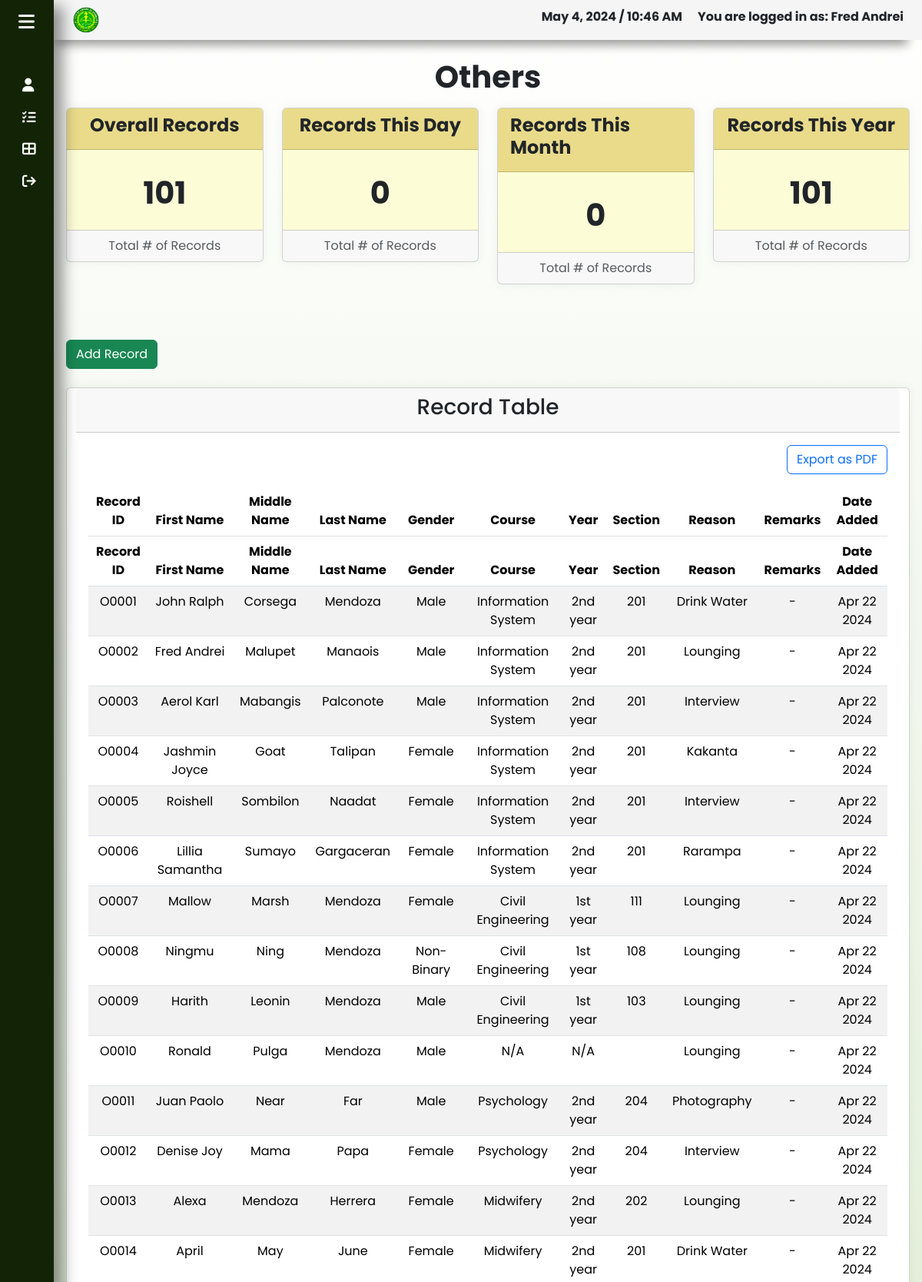
The app's page /records-other.php (signed in, upper part) with its own data.
### tables this page shows
CREATE TABLE `others` (
  `record_ID` varchar(11) NOT NULL,
  `firstName` varchar(45) NOT NULL,
  `middleName` varchar(45) NOT NULL,
  `lastName` varchar(45) NOT NULL,
  `gender` varchar(45) NOT NULL,
  `course` varchar(45) NOT NULL,
  `year` varchar(45) NOT NULL,
  `section` varchar(45) NOT NULL,
  `reason` varchar(255) NOT NULL,
  `status` varchar(45) NOT NULL,
  `remarks` varchar(255) NOT NULL,
  `date` datetime NOT NULL DEFAULT current_timestamp()
);

### functions.php (called while the page is built, shortened)
<?php
    function getOtherRecordsCurrentDay($conn) {
        $currentDate = date('Y-m-d');
        $queryOther = "SELECT * FROM others WHERE DATE(date) = '$currentDate'";
        if ($resultOther = mysqli_query($conn, $queryOther)) {
            $otherRowCount = mysqli_num_rows($resultOther);
            return $otherRowCount;
        } else {
            return false;
        }
    }
    function getOtherRecordsCurrentMonth($conn) {
        $currentMonth = date('m');
        $currentYear = date('Y');
        $queryOther = "SELECT * FROM others WHERE MONTH(date) = $currentMonth AND YEAR(date) = $currentYear";
        if ($resultOther = mysqli_query($conn, $queryOther)) {
            $otherRowCount = mysqli_num_rows($resultOther);
            return $otherRowCount;
        } else {
            return false;
        }
    }
    function getOtherRecordsCurrentYear($conn) {
        $currentYear = date('Y');
        $queryOther = "SELECT * FROM others WHERE YEAR(date) = $currentYear";
        if ($resultOther = mysqli_query($conn, $queryOther)) {
            $otherRowCount = mysqli_num_rows($resultOther);
            return $otherRowCount;
        } else {
            return false;
        }
    }
    function getOtherRecords($conn){
        $queryOther = "SELECT * FROM others";
        if ($resultOther = mysqli_query($conn,$queryOther)) {
            $OtherRowCount = mysqli_num_rows($resultOther);
            return $OtherRowCount;
        }
        else{
            return false;
        }
    }
?>

### records-other.php (the view, shortened to what this page needs)
<?php
    include('dbConnection.php');
    include('functions.php');
    $queryOther = "SELECT * FROM others";
    $resultOther = mysqli_query($conn, $queryOther);
    $totalOtherRecord = getOtherRecords($conn);
    $totalOtherToday = getOtherRecordsCurrentDay($conn);
    $totalOtherRecordMonth = getOtherRecordsCurrentMonth($conn);
    $totalOtherRecordYear = getOtherRecordsCurrentYear($conn);
?>
<!DOCTYPE html>
<html lang="en">
<head>
    <link rel="stylesheet" href="css/bootstrap.min.css">
    <link rel="stylesheet" href="assets/fontawesome/css/all.css">
    <link href="https://cdn.lineicons.com/4.0/lineicons.css" rel="stylesheet">
    <link rel="stylesheet" href="https://cdn.datatables.net/2.0.5/css/dataTables.dataTables.min.css">
    <link rel="stylesheet" href="assets/DataTables/css/dataTables.dataTables.css">
    <link rel="stylesheet" href="css/records-loa.css">
</head>
<body>
    <div class="wrapper">
        <aside id="sidebar" style="position: fixed; height: 100%; box-shadow: 14px 6px 18px -2px rgba(0,0,0,0.42); -webkit-box-shadow: 14px 6px 18px -2px rgba(0,0,0,0.42); -moz-box-shadow: 14px 6px 18px -2px rgba(0,0,0,0.42);">
            <div class="d-flex">
                <button class="toggle-btn" type="button">
                    <i class="fa-solid fa-bars"></i> </button>
            </div>
            <ul class="sidebar-nav">
                <li class="sidebar-item">
                    <a href="staffProfile.php" class="sidebar-link">
                        <i class="fa-solid fa-user"></i>
                    </a>
                </li>
                <li class="sidebar-item">
                    <a href="home.php" class="sidebar-link">
                        <i class="fa-solid fa-list-check"></i>
                    </a>
                </li>
                <li class="sidebar-item">
                    <a href="#" class="sidebar-link collapsed has-dropdown" data-bs-toggle="collapse"
                        data-bs-target="#multi" aria-expanded="false" aria-controls="multi">
                        <i class="fa-solid fa-table-cells-large"></i>
                    </a>
                </li>
                <li class="sidebar-item">
                    <a role="button" class="sidebar-link" onclick="confirmLogout()">
                        <i class="fa-solid fa-arrow-right-from-bracket"></i>
                    </a>
                </li>
            </ul>
        </aside>
        <div class="main" style="margin-left: 70px">
            <nav class="navbar d-flex px-4 py-2" style="background-color: #f5f5f5; box-shadow: -8px 17px 14px -11px rgba(0,0,0,0.42); -webkit-box-shadow: -8px 17px 14px -11px rgba(0,0,0,0.42); -moz-box-shadow: -8px 17px 14px -11px rgba(0,0,0,0.42);">
                <a href="home.php"><img src="images/kld-logo.png" alt="" class="img-fluid" style="max-width: 3vw;"></a>
                <p id="currentTime" class="h6 fw-bold ms-auto" style="margin-right: 20px">Time</p>
                <p class="h6 fw-bold">You are logged in as: <?php echo $_SESSION['userSession'] ?></p>
            </nav>
            <main class="content px-3 py-4">
                <p class="h1 mb-3 fw-bold text-center">Others</p>
                <div class="row">
                    <div class="col-lg-3 col-md-6 col-sm-8 mb-4">
                        <div class="card w-100 mx-auto">
                            <div class="card-header statistics" style="background-color: rgba(211, 183, 23, 0.5)">
                                <p class="fw-bold h4 d-flex justify-content-center">Overall Records</p>
                            </div>
                            <div class="card-body statistics-body" style="background-color: rgba(244, 246, 107, 0.28)">
                                <p class="fw-bold h1 d-flex justify-content-center align-items-center pt-3"><?php echo $totalOtherRecord ?></p>
                            </div>
                            <div class="card-footer">
                                <span class="text-muted d-flex justify-content-center">Total # of Records</span>
                            </div>
                        </div>
                    </div>
                    <div class="col-lg-3 col-md-6 col-sm-8 mb-4">
                        <div class="card w-100 mx-auto">
                            <div class="card-header statistics" style="background-color: rgba(211, 183, 23, 0.5)">
                                <p class="fw-bold h4 d-flex justify-content-center">Records This Day</p>
                            </div>
                            <div class="card-body statistics-body" style="background-color: rgba(244, 246, 107, 0.28)">
                                <p class="fw-bold h1 d-flex justify-content-center align-items-center pt-3"><?php echo $totalOtherToday ?></p>
                            </div>
                            <div class="card-footer">
                                <span class="text-muted d-flex justify-content-center">Total # of Records</span>
                            </div>
                        </div>
                    </div>
                    <div class="col-lg-3 col-md-6 col-sm-8 mb-4">
                        <div class="card w-100 mx-auto">
                            <div class="card-header statistics" style="background-color: rgba(211, 183, 23, 0.5)">
                                <p class="fw-bold h4 d-flex justify-content-center">Records This Month</p>
                            </div>
                            <div class="card-body statistics-body" style="background-color: rgba(244, 246, 107, 0.28)">
                                <p class="fw-bold h1 d-flex justify-content-center align-items-center pt-3"><?php echo $totalOtherRecordMonth ?></p>
                            </div>
                            <div class="card-footer">
                                <span class="text-muted d-flex justify-content-center">Total # of Records</span>
                            </div>
                        </div>
                    </div>
                    <div class="col-lg-3 col-md-6 col-sm-8 mb-4">
                        <div class="card w-100 mx-auto">
                            <div class="card-header statistics" style="background-color: rgba(211, 183, 23, 0.5)">
                                <p class="fw-bold h4 d-flex justify-content-center align-items-center">Records This Year</p>
                            </div>
                            <div class="card-body statistics-body" style="background-color: rgba(244, 246, 107, 0.28)">
                                <p class="fw-bold h1 d-flex justify-content-center align-items-center pt-3"><?php echo $totalOtherRecordYear ?></p>
                            </div>
                            <div class="card-footer">
                                <span class="text-muted d-flex justify-content-center">Total # of Records</span>
                            </div>
                        </div>
                    </div>
                    <div class="row mt-5">
                        <div class="col-lg-4 col-md-4 mb-4">
                            <div class="button">
                                <button class="btn btn-success" data-bs-toggle="modal" data-bs-target="#addRecord">Add Record</button>
                            </div>
                        </div>
                    </div>
                    <div class="row mx-auto">
                        <div class="card text-center">
                            <div class="card-header mb-n5">
                                <p class="h3">Record Table</p>
                            </div>
                            <div class="card-body">
                                <form action="export-pdf.php" method="POST">
                                    <input type="submit" name="exportOther" class="btn btn-outline-primary d-flex ms-auto mb-3" value="Export as PDF">
                                </form>
                                <div class="table-responsive">
                                    <table id="other-table" class="table table-striped data-table text-center" style="width: 100%">
                                        <thead>
                                            <tr>
                                                <th class="text-center">Record ID</th>
                                                <th class="text-center">First Name</th>
                                                <th class="text-center">Middle Name</th>
                                                <th class="text-center">Last Name</th>
                                                <th class="text-center">Gender</th>
                                                <th class="text-center">Course</th>
                                                <th class="text-center">Year</th>
                                                <th class="text-center">Section</th>
                                                <th class="text-center">Reason</th>
                                                <th class="text-center">Remarks</th>
                                                <th class="text-center">Date Added</th>
                                            </tr>
                                        </thead>
                                        <tbody>
                                            <tr>
                                                <?php
                                                    while($row = mysqli_fetch_assoc($resultOther)) {
                                                ?>
                                                <td><?php echo $row['record_ID']?></td>
                                                <td class="firstName"><?php echo $row['firstName']?></td>
                                                <td class="middleName"><?php echo $row['middleName']?></td>
                                                <td class="lastName"><?php echo $row['lastName']?></td>
                                                <td class="gender"><?php echo $row['gender']?></td>
                                                <td class="course"><?php echo $row['course']?></td>
                                                <td class="year"><?php echo $row['year']?></td>
                                                <td class="section"><?php echo $row['section']?></td>
                                                <td class="reason"><?php echo $row['reason']?></td>
                                                <td class="remarks"><?php echo $row['remarks']?></td>
                                                <td class="text-center"><?php echo date('M d Y', strtotime($row['date']))?></td>
                                            </tr>
                                            <?php
                                                }
                                            ?>
                                        </tbody>
                                    </table>
                                </div>
                            </div>
                        </div>
                    </div>
                </div>
            </main>
        </div>
    </div>
</body>
</html>

### assets/DataTables/DataTables-2.0.4/css/dataTables.dataTables.css (style rules this page uses)
:root { --dt-row-selected: 13, 110, 253; --dt-row-selected-text: 255, 255, 255; --dt-row-selected-link: 9, 10, 11; --dt-row-stripe: 0, 0, 0; --dt-row-hover: 0, 0, 0; --dt-column-ordering: 0, 0, 0; --dt-html-background: white; }

### css/records-loa.css (style rules this page uses)
a { text-decoration: none; }
li { list-style: none; }
body { font-family: 'Poppins', sans-serif; }
.wrapper { display: flex; }
.main { display: flex; flex-direction: column; min-height: 100vh; width: 100%; overflow: hidden; transition: all 0.35s ease-in-out; background: rgb(255,255,255); background: linear-gradient(180deg, rgba(255,255,255,1) 0%, rgba(110, 173, 61,1) 120%); min-width: 0; z-index:80; }
#sidebar { width: 70px; min-width: 70px; z-index: 1000; transition: all .25s ease-in-out; background-color:rgb(19, 36, 6); display: flex; flex-direction: column; }
.toggle-btn { background-color: transparent; cursor: pointer; border: 0; padding: 1rem 1.5rem; }
.toggle-btn i { font-size: 1.5rem; color: #FFF; }
.sidebar-nav { padding: 2rem 0; flex: 1 1 auto; }
a.sidebar-link { padding: .625rem 1.625rem; color: #FFF; display: block; font-size: 0.9rem; white-space: nowrap; border-left: 3px solid transparent; }
.sidebar-link i, .dropdown-item i { font-size: 1.1rem; margin-right: .75rem; }
.sidebar-item { position: relative; }
.navbar { background-color: #c5c5c5; box-shadow: 0 0 2rem 0 rgba(33, 37, 41, .1); }
.card { box-shadow: 0 0 .875rem 0 rgba(9, 13, 16, 0.05); }
.statistics { background-color: rgba(75, 255, 146, 0.5); }
.statistics-body { background-color: rgb(211, 183, 23); }

### records on screen
others: record_ID "O0001", firstName "John Ralph", middleName "Corsega", lastName "Mendoza", gender "Male", course "Information System", year "2nd year", section "201", reason "Drink Water", remarks "-", date "Apr 22 2024"
others: record_ID "O0002", firstName "Fred Andrei", middleName "Malupet", lastName "Manaois", gender "Male", course "Information System", year "2nd year", section "201", reason "Lounging", remarks "-", date "Apr 22 2024"
others: record_ID "O0003", firstName "Aerol Karl", middleName "Mabangis", lastName "Palconote", gender "Male", course "Information System", year "2nd year", section "201", reason "Interview", remarks "-", date "Apr 22 2024"
others: record_ID "O0004", firstName "Jashmin Joyce", middleName "Goat", lastName "Talipan", gender "Female", course "Information System", year "2nd year", section "201", reason "Kakanta", remarks "-", date "Apr 22 2024"
others: record_ID "O0005", firstName "Roishell", middleName "Sombilon", lastName "Naadat", gender "Female", course "Information System", year "2nd year", section "201", reason "Interview", remarks "-", date "Apr 22 2024"
others: record_ID "O0006", firstName "Lillia Samantha", middleName "Sumayo", lastName "Gargaceran", gender "Female", course "Information System", year "2nd year", section "201", reason "Rarampa", remarks "-", date "Apr 22 2024"
others: record_ID "O0007", firstName "Mallow", middleName "Marsh", lastName "Mendoza", gender "Female", course "Civil Engineering", year "1st year", section "111", reason "Lounging", remarks "-", date "Apr 22 2024"
others: record_ID "O0008", firstName "Ningmu", middleName "Ning", lastName "Mendoza", gender "Non-Binary", course "Civil Engineering", year "1st year", section "108", reason "Lounging", remarks "-", date "Apr 22 2024"
others: record_ID "O0009", firstName "Harith", middleName "Leonin", lastName "Mendoza", gender "Male", course "Civil Engineering", year "1st year", section "103", reason "Lounging", remarks "-", date "Apr 22 2024"
others: record_ID "O0010", firstName "Ronald", middleName "Pulga", lastName "Mendoza", gender "Male", course "N/A", year "N/A", reason "Lounging", remarks "-", date "Apr 22 2024"
others: record_ID "O0011", firstName "Juan Paolo", middleName "Near", lastName "Far", gender "Male", course "Psychology", year "2nd year", section "204", reason "Photography", remarks "-", date "Apr 22 2024"
others: record_ID "O0012", firstName "Denise Joy", middleName "Mama", lastName "Papa", gender "Female", course "Psychology", year "2nd year", section "204", reason "Interview", remarks "-", date "Apr 22 2024"
others: record_ID "O0013", firstName "Alexa", middleName "Mendoza", lastName "Herrera", gender "Female", course "Midwifery", year "2nd year", section "202", reason "Lounging", remarks "-", date "Apr 22 2024"
others: record_ID "O0014", firstName "April", middleName "May", lastName "June", gender "Female", course "Midwifery", year "2nd year", section "201", reason "Drink Water", remarks "-", date "Apr 22 2024"

### other values on screen
$_SESSION['userSession'] "Fred Andrei"
$totalOtherRecord "101"
$totalOtherToday "0"
$totalOtherRecordMonth "0"
$totalOtherRecordYear "101"
